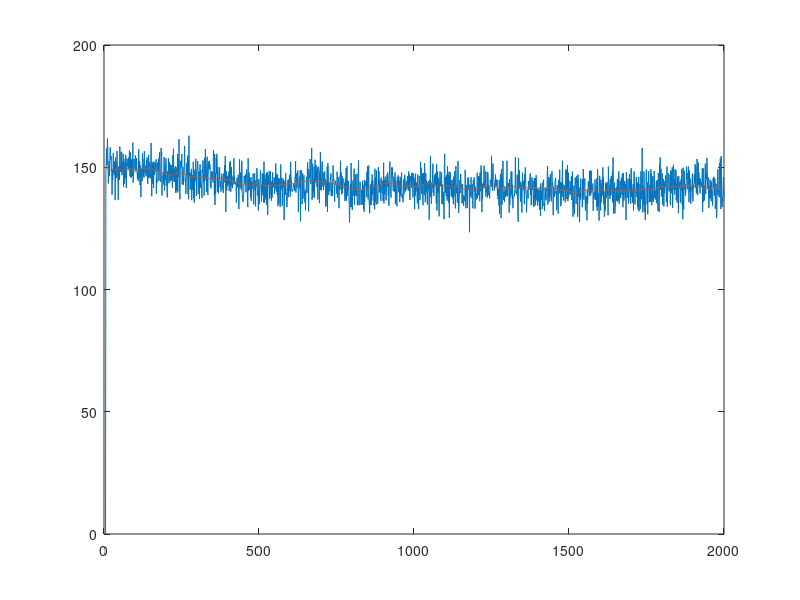

MATLAB code for this plot:
%% 生成数据说明：
%速度在一个区间内（服从20-35m/s之间的均匀分布）
%不断变换运动方向，纵向方向的角度在-pi/12到pi/12之间均匀分布，水平面方向的角度在-pi/6和pi/6之间均匀分布
%生成T_number个时刻的图像，用于训练
% UAV A的运动轨迹
T_number = 2000; %%时刻数
Loc = zeros(T_number,3); %% 第一列表示x坐标，第二列表示y坐标，第三列表示z坐标
Loc(1,1) = 150; Loc(1,2) = 150; Loc(1,3) = 300; %第一个时刻
angle_now_v = 0; angle_now_h = 0;
rng(4);
for i = 2:1:T_number
    velo_i_1 = 0.03*rand+0.04; % 上一时刻的速度
    angle_i_1_h = (2/6)*pi*rand-(1/6)*pi; % 上一时刻的水平运动的角度
    angle_now_h = angle_now_h+angle_i_1_h;
    
    angle_i_1_v = (2/12)*pi*rand-(1/12)*pi; % 上一时刻的垂直运动的角度
    angle_now_v = angle_now_v+angle_i_1_v;
    
    random_i_1 = 0.001*randn; %上一时刻的随机量
    Loc(i,1) = Loc(i-1,1)+velo_i_1*cos(angle_now_v)*cos(angle_now_h)+random_i_1;
    Loc(i,2) = Loc(i-1,2)+velo_i_1*cos(angle_now_v)*sin(angle_now_h)+random_i_1;
    Loc(i,3) = Loc(i-1,3)+velo_i_1*sin(angle_now_v)+random_i_1;
end

%% Kalman滤波
X = [120;0]; %状态矩阵，记录UAV A的y方向位置与y方向速度
P = [1 0 ; 0 1]; %状态协方差矩阵
F = [1 1; 0 1]; %状态转移矩阵
Q = [1 0; 0 1]; %状态协方差转移噪声矩阵
H = [1 0]; %观察矩阵
noise = 5*randn(1,T_number);
Pre_kalman = zeros(1,T_number);
for i = 6:1:T_number
    X_ = F*X;
    P_ = F*P*F'+Q;
    K = P_*H'/(H*P_*H');
    X = X_+K*(Loc(i-5,2)+noise(1,i)-H*X_);
    P = (eye(2)-K*H)*P_;
    Pre_kalman(1,i) = X(1);
end
plot(1:T_number,Pre_kalman);
hold on;
plot(1:T_number,Loc(:,2));
fileID = fopen("kalman_a_y.txt","w");
fprintf(fileID,"%f\n",Pre_kalman(1781:2000));
fclose(fileID);